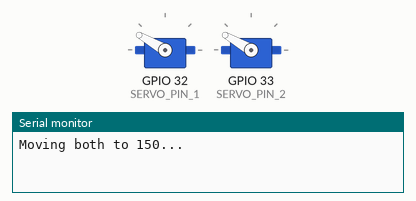
The sketch below on a simulated ESP32. On the bench: 2 × servo, the last lines printed to the serial monitor.

Above: at 0.05 s.
At 4.0 s:
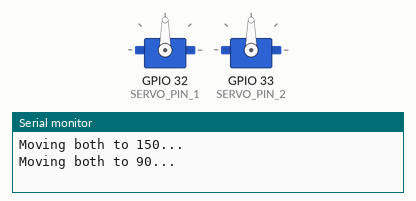
Timing chart, 0 to 5.2 s (numbered marks = the images above):
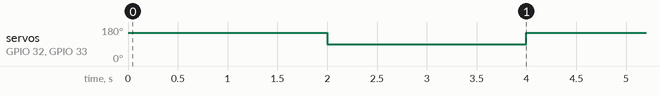

Measured:
- by itself, servo on GPIO 32 (SERVO_PIN_1), servo on GPIO 33 (SERVO_PIN_2): alternates 150° for 2.0 s and 90° for 2.0 s

The sketch:

TestServos.ino
```cpp
#include <Arduino.h>
#include <ESP32Servo.h>

// Create two servo objects
Servo servo1;
Servo servo2;

const int SERVO_PIN_1 = 32;
const int SERVO_PIN_2 = 33;

void setup() {
    Serial.begin(115200);

    // Allocate two timers for the two servos
    ESP32PWM::allocateTimer(0);
    ESP32PWM::allocateTimer(1);

    // Attach both servos with standard SG90 pulse widths
    servo1.setPeriodHertz(50);
    servo1.attach(SERVO_PIN_1, 500, 2500);

    servo2.setPeriodHertz(50);
    servo2.attach(SERVO_PIN_2, 500, 2500);
}

void loop() {
    // Move both servos to 150 degrees
    Serial.println("Moving both to 150...");
    servo1.write(150);
    servo2.write(150);
    delay(2000);

    // Move both servos to 90 degrees
    Serial.println("Moving both to 90...");
    servo1.write(90);
    servo2.write(90);
    delay(2000);
}
```
